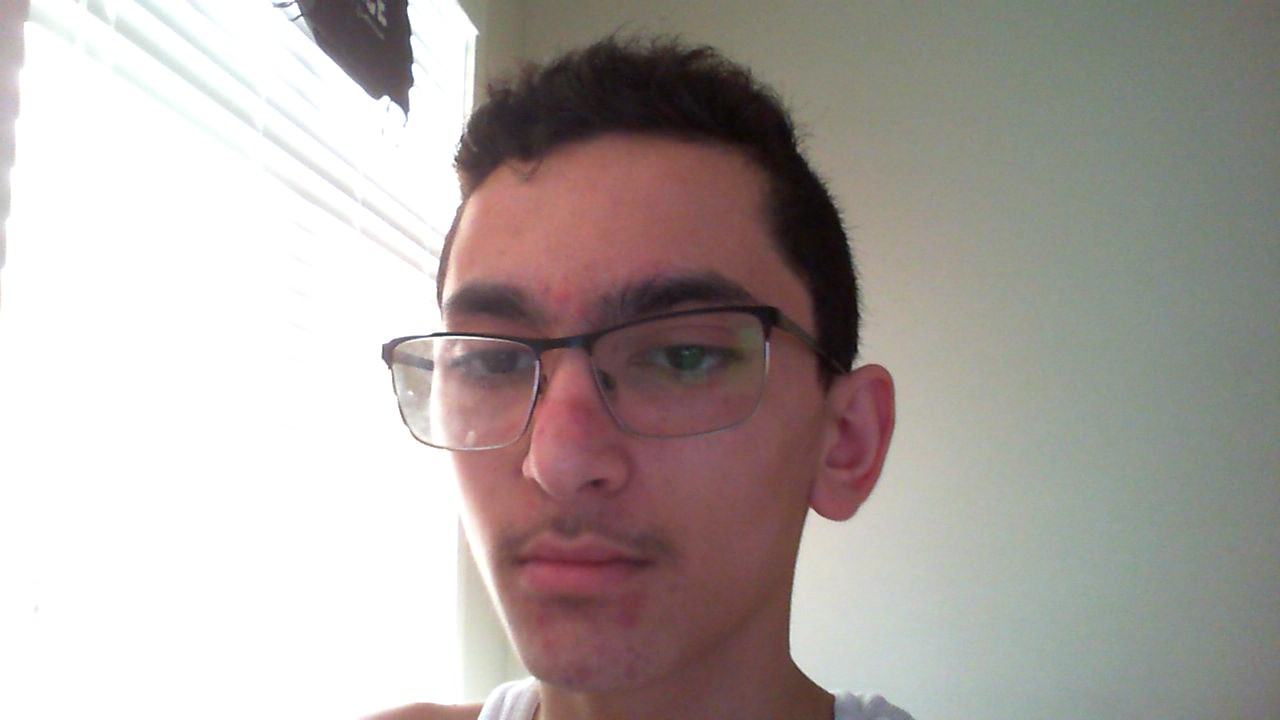
#> input picture src/images/mohammad_1.jpg, 1280 x 720 px; its folder holds only this picture in this run
$ python face_trainer.py   (older library calls are emulated)
#> lines starting #> are read from the running program, lines starting #| are printed output that depends on the picture
import os
from PIL import Image
import numpy as np
import cv2
import pickle

base_dir = os.path.dirname(os.path.abspath(__file__))
img_dir = os.path.join(base_dir, "images")

face_cascade = cv2.CascadeClassifier(cv2.data.haarcascades + "haarcascade_frontalface_alt2.xml")
recognizer = cv2.face.LBPHFaceRecognizer_create()

#gloabal variable, lists, and set
current_id = 0
label_id = {}
y_labels = []
x_train = []

for root, dirs, files in os.walk(img_dir):
    for file in files:
        if file.endswith("png") or file.endswith("jpg"):
            path = os.path.join(root, file)
            label = os.path.basename(root).replace(" ", "-").lower()
            #print(label, path)

            if not label in label_id:
                label_id[label] = current_id
                current_id += 1

            id_ = label_id[label]
            print(label_id)
            #y_labels.append(label)
            #x_train.append(path)
            pil_img = Image.open(path).convert("L")#gray scale
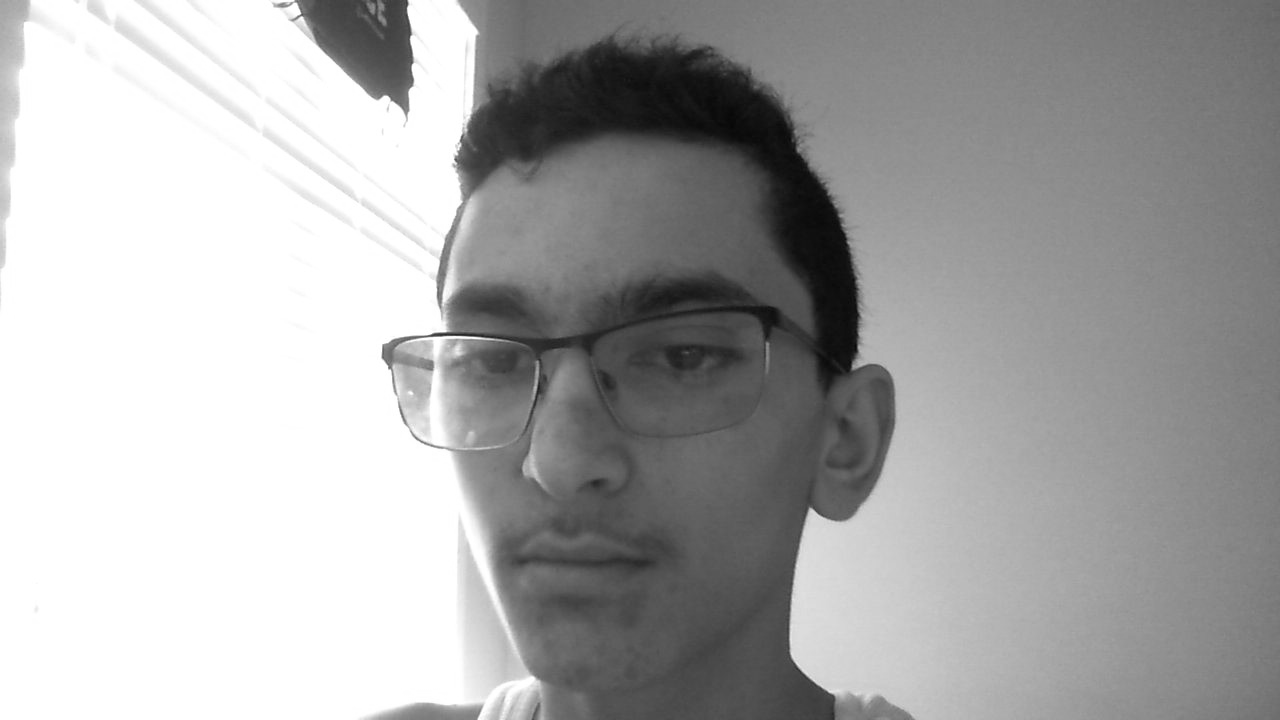
#> pil_img: PIL image 1280x720 L; min 7, max 255, mean 168.5
            size = (550, 550)
            final_img = pil_img.resize(size, Image.ANTIALIAS)
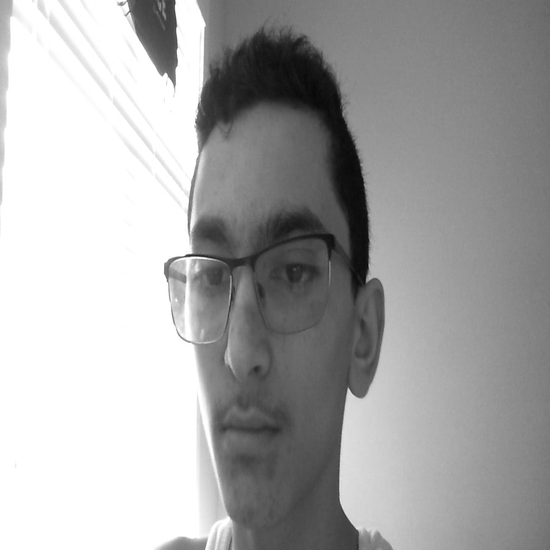
#> final_img: PIL image 550x550 L; min 7, max 255, mean 168.5
            img_array = np.array(pil_img)

            #print(img_array)

            faces = face_cascade.detectMultiScale(img_array, scaleFactor = 1.5, minNeighbors = 5)
#> faces = ()
            for(x, y, h, w) in faces:
                roi = img_array[y:y+h, x:x+w]
                x_train.append(roi)
                y_labels.append(id_)
#> this loop made 0 passes
#> after the loop, x_train = []; y_labels = []


#print(y_labels)
#print(x_train)

with open("labels.pickle", "wb") as f:
    pickle.dump(label_id, f)

#saves the trained data to the yml file
#> (the run stopped early here; a loop or call above may not have finished)
